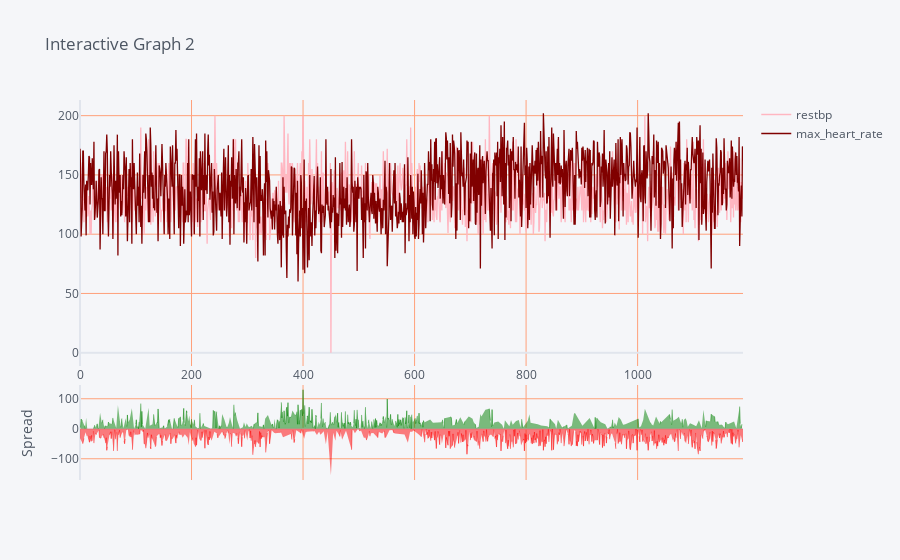

Notebook code cell kept with this figure:
### Markdown cell above
### Interactive Graph 2

### Code cell
#Interactive graph 2. Execute code to view the results
data_frame[['restbp','max_heart_rate']].iplot(kind='spread',colors=['lightpink','maroon'],title="Interactive Graph 2",
                                              gridcolor='lightsalmon')

### Figure 1 — Plotly figure (JSON) as saved in the notebook; plotly's stock layout.template omitted (floating-point values rounded to 4 significant figures; data arrays with more than 128 entries replaced by an {"elided": "..."} marker saying what was removed)
{"data": [{"line": {"color": "rgba(255, 182, 193, 1.0)", "dash": "solid", "shape": "linear", "width": 1.3}, "mode": "lines", "name": "restbp", "text": "", "type": "scatter", "x": {"elided": "1190 int values"}, "y": {"elided": "1190 float values"}}, {"line": {"color": "rgba(128, 0, 0, 1.0)", "dash": "solid", "shape": "linear", "width": 1.3}, "mode": "lines", "name": "max_heart_rate", "text": "", "type": "scatter", "x": {"elided": "1190 int values"}, "y": {"elided": "1190 int values"}}, {"connectgaps": false, "fill": "tozeroy", "line": {"color": "green", "dash": "solid", "shape": "linear", "width": 0.5}, "mode": "lines", "name": "Spread", "showlegend": false, "type": "scatter", "x": {"elided": "1190 int values"}, "xaxis": "x2", "y": {"elided": "1190 mixed values"}, "yaxis": "y2"}, {"connectgaps": false, "fill": "tozeroy", "line": {"color": "red", "dash": "solid", "shape": "linear", "width": 0.5}, "mode": "lines", "name": "Spread", "showlegend": false, "type": "scatter", "x": {"elided": "1190 int values"}, "xaxis": "x2", "y": {"elided": "1190 mixed values"}, "yaxis": "y2"}], "layout": {"hovermode": "x", "legend": {"bgcolor": "#F5F6F9", "font": {"color": "#4D5663"}}, "paper_bgcolor": "#F5F6F9", "plot_bgcolor": "#F5F6F9", "title": {"font": {"color": "#4D5663"}, "text": "Interactive Graph 2"}, "xaxis": {"gridcolor": "lightsalmon", "showgrid": true, "tickfont": {"color": "#4D5663"}, "title": {"font": {"color": "#4D5663"}, "text": ""}, "zerolinecolor": "#E1E5ED"}, "xaxis2": {"anchor": "y2", "gridcolor": "lightsalmon", "showgrid": true, "showticklabels": false, "tickfont": {"color": "#4D5663"}, "title": {"font": {"color": "#4D5663"}, "text": ""}, "zerolinecolor": "#E1E5ED"}, "yaxis": {"domain": [0.3, 1], "gridcolor": "lightsalmon", "showgrid": true, "tickfont": {"color": "#4D5663"}, "title": {"font": {"color": "#4D5663"}, "text": ""}, "zerolinecolor": "#E1E5ED"}, "yaxis2": {"domain": [0, 0.25], "gridcolor": "lightsalmon", "showgrid": true, "tickfont": {"color": "#4D5663"}, "title": {"font": {"color": "#4D5663"}, "text": "Spread"}, "zerolinecolor": "#E1E5ED"}}}
